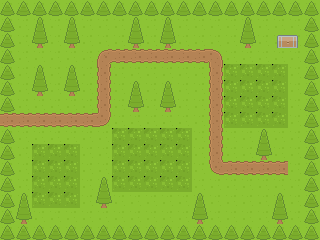

Tiled map render using the project's own tile images. Description and the whole map definition, tile-layer contents included, below:
An orthogonal 20x15 tile map with 16x16 px tiles, 3 tile layers (sol, decor, toits), 2 hidden layers not drawn and 4 objects (pnj, dresseur, coffre, sortie).

<map version="1.10" tiledversion="1.11.0" orientation="orthogonal" renderorder="right-down" width="20" height="15" tilewidth="16" tileheight="16" infinite="0" nextlayerid="7" nextobjectid="5">
 <properties>
  <property name="titre" value="Forêt Murmure" />
 </properties>
 <tileset firstgid="1" name="roguelike" tilewidth="16" tileheight="16" spacing="1" tilecount="1767" columns="57">
  <image source="../kenney_roguelike-rpg-pack/Spritesheet/roguelikeSheet_transparent.png" width="968" height="526" />
 </tileset>
 <layer id="1" name="sol" width="20" height="15">
  <data encoding="csv">
63,63,63,63,63,63,63,63,63,63,63,63,63,63,63,63,63,63,63,63,
63,63,63,63,63,63,63,63,63,63,63,63,63,63,63,63,63,63,63,63,
63,63,63,63,63,63,63,63,63,63,63,63,63,63,63,63,63,63,63,63,
63,63,63,63,63,63,63,63,63,63,63,63,63,63,63,63,63,63,63,63,
63,63,63,63,63,63,63,63,63,63,63,63,63,63,914,914,914,914,63,63,
63,63,63,63,63,63,63,63,63,63,63,63,63,63,914,914,914,914,63,63,
63,63,63,63,63,63,63,63,63,63,63,63,63,63,914,914,914,914,63,63,
63,63,63,63,63,63,63,63,63,63,63,63,63,63,914,914,914,914,63,63,
63,63,63,63,63,63,63,914,914,914,914,914,63,63,63,63,63,63,63,63,
63,63,914,914,914,63,63,914,914,914,914,914,63,63,63,63,63,63,63,63,
63,63,914,914,914,63,63,914,914,914,914,914,63,63,63,63,63,63,63,63,
63,63,914,914,914,63,63,914,914,914,914,914,63,63,63,63,63,63,63,63,
63,63,914,914,914,63,63,63,63,63,63,63,63,63,63,63,63,63,63,63,
63,63,63,63,63,63,63,63,63,63,63,63,63,63,63,63,63,63,63,63,
63,63,63,63,63,63,63,63,63,63,63,63,63,63,63,63,63,63,63,63
</data>
 </layer>
 <layer id="2" name="decor" width="20" height="15">
  <data encoding="csv">
530,530,530,530,530,530,530,530,530,530,530,530,530,530,530,530,530,530,530,530,
530,0,587,0,587,0,0,0,587,0,587,0,0,0,0,587,0,0,0,530,
530,0,644,0,644,0,0,0,644,0,644,0,0,0,0,644,0,552,553,530,
530,0,0,0,0,0,407,466,466,466,466,466,466,408,0,0,0,0,0,530,
530,0,587,0,587,0,409,0,0,0,0,0,0,409,0,0,0,0,0,530,
530,0,644,0,644,0,409,0,587,0,587,0,0,409,0,0,0,0,0,530,
530,0,0,0,0,0,409,0,644,0,644,0,0,409,0,0,0,0,0,530,
466,466,466,466,466,466,465,0,0,0,0,0,0,409,0,0,0,0,0,530,
530,0,0,0,0,0,0,0,0,0,0,0,0,409,0,0,587,0,0,530,
530,0,0,0,0,0,0,0,0,0,0,0,0,409,0,0,644,0,0,530,
530,0,0,0,0,0,0,0,0,0,0,0,0,464,466,466,466,466,0,530,
530,0,0,0,0,0,587,0,0,0,0,0,0,0,0,0,0,0,0,530,
530,587,0,0,0,0,644,0,0,0,0,0,587,0,0,0,0,587,0,530,
530,644,0,0,0,0,0,0,0,0,0,0,644,0,0,0,0,644,0,530,
530,530,530,530,530,530,530,530,530,530,530,530,530,530,530,530,530,530,530,530
</data>
 </layer>
 <layer id="3" name="toits" width="20" height="15">
  <data encoding="csv">
0,0,0,0,0,0,0,0,0,0,0,0,0,0,0,0,0,0,0,0,
0,0,0,0,0,0,0,0,0,0,0,0,0,0,0,0,0,0,0,0,
0,0,0,0,0,0,0,0,0,0,0,0,0,0,0,0,0,0,0,0,
0,0,0,0,0,0,0,0,0,0,0,0,0,0,0,0,0,0,0,0,
0,0,0,0,0,0,0,0,0,0,0,0,0,0,0,0,0,0,0,0,
0,0,0,0,0,0,0,0,0,0,0,0,0,0,0,0,0,0,0,0,
0,0,0,0,0,0,0,0,0,0,0,0,0,0,0,0,0,0,0,0,
0,0,0,0,0,0,0,0,0,0,0,0,0,0,0,0,0,0,0,0,
0,0,0,0,0,0,0,0,0,0,0,0,0,0,0,0,0,0,0,0,
0,0,0,0,0,0,0,0,0,0,0,0,0,0,0,0,0,0,0,0,
0,0,0,0,0,0,0,0,0,0,0,0,0,0,0,0,0,0,0,0,
0,0,0,0,0,0,0,0,0,0,0,0,0,0,0,0,0,0,0,0,
0,0,0,0,0,0,0,0,0,0,0,0,0,0,0,0,0,0,0,0,
0,0,0,0,0,0,0,0,0,0,0,0,0,0,0,0,0,0,0,0,
0,0,0,0,0,0,0,0,0,0,0,0,0,0,0,0,0,0,0,0
</data>
 </layer>
 <layer id="4" name="collisions" width="20" height="15" visible="0">
  <data encoding="csv">
1471,1471,1471,1471,1471,1471,1471,1471,1471,1471,1471,1471,1471,1471,1471,1471,1471,1471,1471,1471,
1471,0,1471,0,1471,0,0,0,1471,0,1471,0,0,0,0,1471,0,0,0,1471,
1471,0,1471,0,1471,0,0,0,1471,0,1471,0,0,0,0,1471,0,1471,1471,1471,
1471,0,0,0,0,0,0,0,0,0,0,0,0,0,0,0,0,0,0,1471,
1471,0,1471,0,1471,0,0,0,1471,0,0,0,0,0,0,0,0,0,0,1471,
1471,0,1471,0,1471,0,0,0,1471,0,1471,0,0,0,0,0,0,0,0,1471,
1471,0,0,0,0,0,0,0,1471,0,1471,0,0,0,0,0,0,0,0,1471,
0,0,0,0,0,0,0,0,0,0,0,0,0,0,0,0,0,0,0,1471,
1471,0,0,0,0,0,0,0,0,0,0,0,0,0,0,0,1471,0,0,1471,
1471,0,0,0,0,0,0,0,0,0,0,0,0,0,0,0,1471,0,0,1471,
1471,0,0,0,0,0,0,0,0,0,0,0,0,0,0,0,0,0,0,1471,
1471,0,0,0,0,0,1471,0,0,0,0,0,0,0,0,1471,0,0,0,1471,
1471,1471,0,0,0,0,1471,0,0,0,0,0,1471,0,0,0,0,1471,0,1471,
1471,1471,0,0,0,0,0,0,0,0,0,0,1471,0,0,0,0,1471,0,1471,
1471,1471,1471,1471,1471,1471,1471,1471,1471,1471,1471,1471,1471,1471,1471,1471,1471,1471,1471,1471
</data>
 </layer>
 <layer id="5" name="herbes" width="20" height="15" visible="0">
  <data encoding="csv">
0,0,0,0,0,0,0,0,0,0,0,0,0,0,0,0,0,0,0,0,
0,0,0,0,0,0,0,0,0,0,0,0,0,0,0,0,0,0,0,0,
0,0,0,0,0,0,0,0,0,0,0,0,0,0,0,0,0,0,0,0,
0,0,0,0,0,0,0,0,0,0,0,0,0,0,0,0,0,0,0,0,
0,0,0,0,0,0,0,0,0,0,0,0,0,0,914,914,914,914,0,0,
0,0,0,0,0,0,0,0,0,0,0,0,0,0,914,914,914,914,0,0,
0,0,0,0,0,0,0,0,0,0,0,0,0,0,914,914,914,914,0,0,
0,0,0,0,0,0,0,0,0,0,0,0,0,0,914,914,914,914,0,0,
0,0,0,0,0,0,0,914,914,914,914,914,0,0,0,0,0,0,0,0,
0,0,914,914,914,0,0,914,914,914,914,914,0,0,0,0,0,0,0,0,
0,0,914,914,914,0,0,914,914,914,914,914,0,0,0,0,0,0,0,0,
0,0,914,914,914,0,0,914,914,914,914,914,0,0,0,0,0,0,0,0,
0,0,914,914,914,0,0,0,0,0,0,0,0,0,0,0,0,0,0,0,
0,0,0,0,0,0,0,0,0,0,0,0,0,0,0,0,0,0,0,0,
0,0,0,0,0,0,0,0,0,0,0,0,0,0,0,0,0,0,0,0
</data>
 </layer>
 <objectgroup id="6" name="objets">
  <object id="1" name="chercheur" class="pnj" x="128" y="64" width="16" height="16">
   <properties>
    <property name="sprite" type="int" value="271" />
    <property name="dialogue" value="J'étudie les Pokémon insectes de cette forêt." />
   </properties>
  </object>
  <object id="2" name="scout-hugo" class="dresseur" x="240" y="176" width="16" height="16">
   <properties>
    <property name="sprite" type="int" value="325" />
    <property name="dialogue" value="La forêt, c'est mon terrain d'entraînement !" />
    <property name="equipe" value="metapod:6,kakuna:6,oddish:7" />
   </properties>
  </object>
  <object id="3" name="foret-coffre-cache" class="coffre" x="272" y="32" width="32" height="16">
   <properties>
    <property name="objet" value="super-potion" />
   </properties>
  </object>
  <object id="4" name="sortie-ouest" class="sortie" x="0" y="112" width="16" height="16">
   <properties>
    <property name="vers_carte" value="route1" />
    <property name="vers_x" type="int" value="18" />
    <property name="vers_y" type="int" value="12" />
   </properties>
  </object>
 </objectgroup>
</map>
